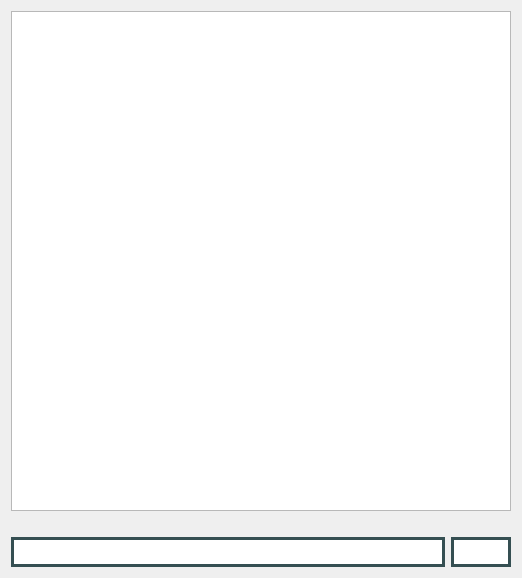
   <widget class="QWidget" name="">
    <property name="geometry">
     <rect>
      <x>42</x>
      <y>14</y>
      <width>502</width>
      <height>566</height>
     </rect>
    </property>
    <layout class="QGridLayout" name="gridLayout_11">
     <item row="0" column="0">
      <widget class="DungeonView" name="dungeon_view">
       <property name="sizePolicy">
        <sizepolicy hsizetype="Fixed" vsizetype="Fixed">
         <horstretch>0</horstretch>
         <verstretch>0</verstretch>
        </sizepolicy>
       </property>
       <property name="minimumSize">
        <size>
         <width>500</width>
         <height>500</height>
        </size>
       </property>
       <property name="maximumSize">
        <size>
         <width>500</width>
         <height>500</height>
        </size>
       </property>
      </widget>
     </item>
     <item row="1" column="0">
      <spacer name="horizontalSpacer">
       <property name="orientation">
        <enum>Qt::Horizontal</enum>
       </property>
       <property name="sizeHint" stdset="0">
        <size>
         <width>40</width>
         <height>20</height>
        </size>
       </property>
      </spacer>
     </item>
     <item row="2" column="0">
      <layout class="QGridLayout" name="gridLayout_8">
       <item row="0" column="0">
        <widget class="QLineEdit" name="file_name_lbl">
         <property name="sizePolicy">
          <sizepolicy hsizetype="Expanding" vsizetype="Fixed">
           <horstretch>0</horstretch>
           <verstretch>0</verstretch>
          </sizepolicy>
         </property>
         <property name="minimumSize">
          <size>
           <width>200</width>
           <height>30</height>
          </size>
         </property>
         <property name="maximumSize">
          <size>
           <width>1000</width>
           <height>30</height>
          </size>
         </property>
         <property name="font">
          <font>
           <family>Segoe UI</family>
           <pointsize>-1</pointsize>
           <italic>false</italic>
           <bold>true</bold>
          </font>
         </property>
         <property name="styleSheet">
          <string notr="true">QLineEdit {color: #ffffff;  border: 3px solid #354F52; padding: 2px; font: bold 14px 'Segoe UI'; border-radius: 0px;} QLineEdit:hover {border: 3px solid #52796F;}</string>
         </property>
         <property name="text">
          <string/>
         </property>
         <property name="readOnly">
          <bool>true</bool>
         </property>
        </widget>
       </item>
       <item row="0" column="1">
        <widget class="QLineEdit" name="loaded_maze_size_lbl">
         <property name="sizePolicy">
          <sizepolicy hsizetype="Fixed" vsizetype="Fixed">
           <horstretch>0</horstretch>
           <verstretch>0</verstretch>
          </sizepolicy>
         </property>
         <property name="minimumSize">
          <size>
           <width>60</width>
           <height>30</height>
          </size>
         </property>
         <property name="maximumSize">
          <size>
           <width>60</width>
           <height>30</height>
          </size>
         </property>
         <property name="styleSheet">
          <string notr="true">QLineEdit {color: #ffffff;  border: 3px solid #354F52; padding: 2px; font: bold 14px 'Segoe UI'; border-radius: 0px;} QLineEdit:hover {border: 3px solid #52796F;}</string>
         </property>
         <property name="readOnly">
          <bool>true</bool>
         </property>
        </widget>
       </item>
      </layout>
     </item>
    </layout>
   </widget>
